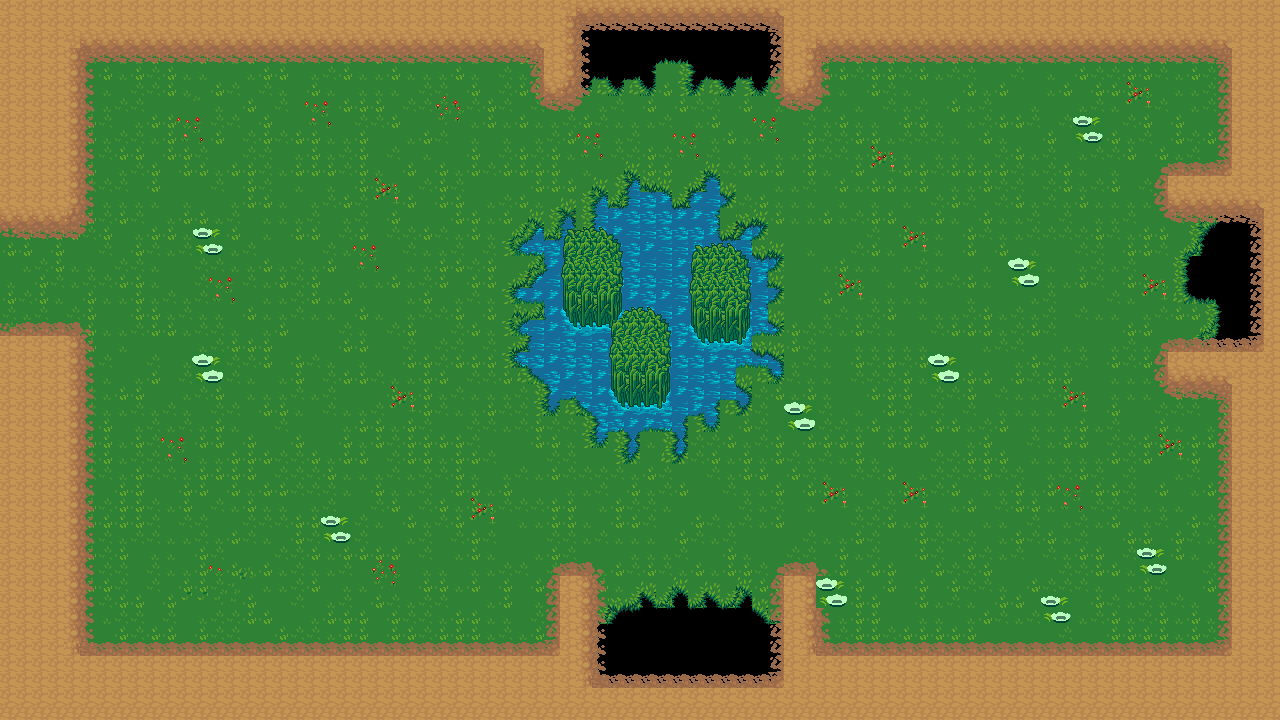

A 2D game scene composited from a Tiled map and its tileset images. What follows is a short description and the map's XML, with each tile layer's data collapsed to a summary:
An orthogonal 80x45 tile map with 16x16 px tiles, 5 tile layers (Tile Layer 1, Tile Layer 4, Tile Layer 2, Tile Layer 3, ...) and 57 objects (20x wall, 8x goblinfall, 6x slime, 5x water, 4x skeleton, ...).

<map version="1.0" tiledversion="1.0.3" orientation="orthogonal" renderorder="right-down" width="80" height="45" tilewidth="16" tileheight="16" nextobjectid="59">
 <tileset firstgid="1" source="LPC_Terrain/Terrain.tsx" />
 <layer name="Tile Layer 1" width="80" height="45">
  <data>[3600 cells, 3600 non-empty, 7 distinct tile ids]</data>
 </layer>
 <layer name="Tile Layer 4" width="80" height="45">
  <data>[3600 cells, 521 non-empty, 15 distinct tile ids]</data>
 </layer>
 <layer name="Tile Layer 2" width="80" height="45">
  <data>[3600 cells, 3349 non-empty, 28 distinct tile ids]</data>
 </layer>
 <layer name="Tile Layer 3" width="80" height="45">
  <data>[3600 cells, 953 non-empty, 13 distinct tile ids]</data>
 </layer>
 <layer name="Tile Layer 5" width="80" height="45">
  <data>[3600 cells, 76 non-empty, 20 distinct tile ids]</data>
 </layer>
 <objectgroup name="Object Layer 1" visible="0">
  <object id="1" name="wall" x="2.65463" y="-14.6005" width="577.383" height="61.0565" />
  <object id="2" name="wall" x="577.383" y="-17.2551" width="225.644" height="30.5283" />
  <object id="3" name="wall" x="822.936" y="-13.2732" width="469.87" height="66.3658" />
  <object id="4" name="wall" x="791.08" y="15.9278" width="27.8736" height="80.9663" />
  <object id="5" name="wall" x="544.2" y="42.4741" width="26.5463" height="53.0926" />
  <object id="6" name="water" x="518.981" y="224.316" width="256.172" height="42.4741" />
  <object id="7" name="water" x="581.364" y="187.152" width="138.041" height="34.5102" />
  <object id="8" name="water" x="518.981" y="265.463" width="258.827" height="63.7112" />
  <object id="9" name="water" x="520.308" y="334.484" width="261.481" height="53.0926" />
  <object id="10" name="water" x="577.383" y="395.54" width="149.987" height="31.8556" />
  <object id="11" name="wall" x="1231.75" y="-1.32732" width="59.7292" height="207.061" />
  <object id="12" name="wall" x="1260.95" y="213.698" width="31.8556" height="132.732" />
  <object id="13" name="wall" x="1237.06" y="350.411" width="54.42" height="367.667" />
  <object id="14" name="wall" x="1172.02" y="175.206" width="71.6751" height="27.8736" />
  <object id="15" name="wall" x="1170.69" y="346.43" width="78.3117" height="39.8195" />
  <object id="16" name="wall" x="783.117" y="651.712" width="465.888" height="73.0024" />
  <object id="17" name="wall" x="783.117" y="580.037" width="25.219" height="104.858" />
  <object id="18" name="wall" x="589.328" y="687.55" width="197.77" height="29.201" />
  <object id="19" name="wall" x="562.782" y="577.383" width="30.5283" height="140.696" />
  <object id="20" name="wall" x="1.32732" y="659.676" width="566.764" height="54.42" />
  <object id="21" name="wall" x="1.32732" y="339.793" width="69.0204" height="375.63" />
  <object id="22" name="wall" x="1.32732" y="2.65463" width="71.6751" height="216.353" />
  <object id="23" name="map4" x="0" y="228.298" width="22.5644" height="110.167" />
  <object id="24" name="map8" x="1234.4" y="213.698" width="21.2371" height="132.732" />
  <object id="25" name="map7" x="582.692" y="17.2551" width="199.097" height="25.219" />
  <object id="26" name="map9" x="590.656" y="647.73" width="185.824" height="31.8556" />
  <object id="27" name="player" x="54.42" y="274.754" width="17.2551" height="19.9097" />
  <object id="28" name="playerfrommap7" x="659.676" y="74.3297" width="18.5824" height="19.9097" />
  <object id="29" name="playerfrommap8" x="1166.71" y="269.445" width="14.6005" height="22.5644" />
  <object id="30" name="playerfrommap9" x="676.931" y="568.091" width="14.6005" height="22.5644" />
  <object id="31" name="skeleton" x="504.38" y="188.479" width="14.6005" height="17.2551" />
  <object id="32" name="skeleton" x="764.534" y="187.152" width="21.2371" height="14.6005" />
  <object id="33" name="skeleton" x="772.498" y="424.741" width="11.9458" height="25.219" />
  <object id="34" name="skeleton" x="524.29" y="404.831" width="10.6185" height="14.6005" />
  <object id="35" name="slime" x="1014.07" y="134.059" width="26.5463" height="33.1829" />
  <object id="37" name="slime" x="1045.93" y="540.218" width="17.2551" height="21.2371" />
  <object id="38" name="slime" x="236.262" y="545.527" width="35.8375" height="43.8014" />
  <object id="39" name="slime" x="212.371" y="111.495" width="17.2551" height="29.201" />
  <object id="40" name="slime" x="854.792" y="298.646" width="22.5644" height="22.5644" />
  <object id="41" name="slime" x="427.396" y="293.337" width="22.5644" height="26.5463" />
  <object id="42" name="goblin" x="679.586" y="499.071" width="17.2551" height="21.2371" />
  <object id="43" name="goblin" x="663.658" y="114.149" width="19.9097" height="19.9097" />
  <object id="44" name="goblin" x="1027.34" y="292.01" width="39.8195" height="25.219" />
  <object id="45" name="wall" x="696.841" y="250.863" width="39.8195" height="79.639" />
  <object id="46" name="wall" x="568.091" y="237.59" width="50.438" height="66.3658" />
  <object id="47" name="wall" x="617.202" y="323.865" width="43.8014" height="59.7292" />
  <object id="48" name="goblinfall" x="127.422" y="104.858" width="31.8556" height="31.8556" />
  <object id="49" name="goblinfall" x="136.714" y="572.073" width="27.8736" height="31.8556" />
  <object id="50" name="goblinfall" x="461.906" y="90.2575" width="34.5102" height="27.8736" />
  <object id="51" name="goblinfall" x="485.798" y="581.364" width="30.5283" height="25.219" />
  <object id="52" name="goblinfall" x="1134.86" y="577.383" width="34.5102" height="31.8556" />
  <object id="53" name="goblinfall" x="868.065" y="550.836" width="42.4741" height="27.8736" />
  <object id="54" name="goblinfall" x="865.41" y="83.6209" width="38.4922" height="29.201" />
  <object id="55" name="goblinfall" x="1154.77" y="83.6209" width="34.5102" height="30.5283" />
  <object id="56" name="heart3" x="299.973" y="98.2214" width="29.201" height="18.5824" />
  <object id="57" name="heart2" x="341.12" y="554.818" width="33.1829" height="17.2551" />
  <object id="58" name="heart1" x="926.467" y="281.391" width="33.1829" height="19.9097" />
 </objectgroup>
</map>
